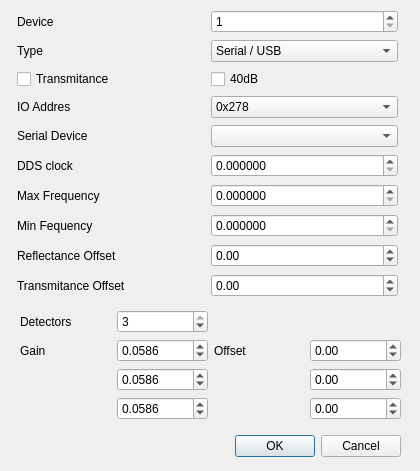
<?xml version="1.0" encoding="UTF-8"?>
<ui version="4.0">
 <class>SettingsDialog</class>
 <widget class="QDialog" name="SettingsDialog">
  <property name="geometry">
   <rect>
    <x>0</x>
    <y>0</y>
    <width>420</width>
    <height>471</height>
   </rect>
  </property>
  <property name="windowTitle">
   <string>Settings</string>
  </property>
  <widget class="QDialogButtonBox" name="buttonBox">
   <property name="geometry">
    <rect>
     <x>60</x>
     <y>430</y>
     <width>341</width>
     <height>32</height>
    </rect>
   </property>
   <property name="orientation">
    <enum>Qt::Horizontal</enum>
   </property>
   <property name="standardButtons">
    <set>QDialogButtonBox::Cancel|QDialogButtonBox::Ok</set>
   </property>
  </widget>
  <widget class="QWidget" name="gridLayoutWidget">
   <property name="geometry">
    <rect>
     <x>17</x>
     <y>9</y>
     <width>381</width>
     <height>291</height>
    </rect>
   </property>
   <layout class="QGridLayout" name="gridLayout">
    <item row="0" column="1">
     <widget class="QSpinBox" name="DeviceSpinBox">
      <property name="minimum">
       <number>1</number>
      </property>
      <property name="value">
       <number>1</number>
      </property>
     </widget>
    </item>
    <item row="6" column="0">
     <widget class="QLabel" name="MaxFrequencyLabel">
      <property name="text">
       <string>Max Frequency</string>
      </property>
     </widget>
    </item>
    <item row="7" column="0">
     <widget class="QLabel" name="MinFrequencyLabel">
      <property name="text">
       <string>Min Fequency</string>
      </property>
     </widget>
    </item>
    <item row="5" column="1">
     <widget class="QDoubleSpinBox" name="DDSclockDoubleSpinBox">
      <property name="decimals">
       <number>6</number>
      </property>
      <property name="maximum">
       <double>1500.000000000000000</double>
      </property>
     </widget>
    </item>
    <item row="6" column="1">
     <widget class="QDoubleSpinBox" name="MaxFrequencyDoubleSpinBox">
      <property name="decimals">
       <number>6</number>
      </property>
      <property name="maximum">
       <double>500.000000000000000</double>
      </property>
     </widget>
    </item>
    <item row="7" column="1">
     <widget class="QDoubleSpinBox" name="MinFrequencyDoubleSpinBox">
      <property name="decimals">
       <number>6</number>
      </property>
      <property name="maximum">
       <double>500.000000000000000</double>
      </property>
     </widget>
    </item>
    <item row="2" column="0">
     <widget class="QCheckBox" name="TransmitanceCheckBox">
      <property name="text">
       <string>Transmitance</string>
      </property>
     </widget>
    </item>
    <item row="1" column="1">
     <widget class="QComboBox" name="TypeComboBox">
      <item>
       <property name="text">
        <string>Serial / USB</string>
       </property>
      </item>
      <item>
       <property name="text">
        <string>VNA   180MHz (parallel port)</string>
       </property>
      </item>
      <item>
       <property name="text">
        <string>VNA2 400MHz (parallel port)</string>
       </property>
      </item>
      <item>
       <property name="text">
        <string>Test</string>
       </property>
      </item>
     </widget>
    </item>
    <item row="1" column="0">
     <widget class="QLabel" name="TypeLabel">
      <property name="text">
       <string>Type</string>
      </property>
     </widget>
    </item>
    <item row="3" column="0">
     <widget class="QLabel" name="PortLabel">
      <property name="text">
       <string>IO Addres</string>
      </property>
     </widget>
    </item>
    <item row="5" column="0">
     <widget class="QLabel" name="DDSclockLabel">
      <property name="text">
       <string>DDS clock</string>
      </property>
     </widget>
    </item>
    <item row="2" column="1">
     <widget class="QCheckBox" name="DRCheckBox">
      <property name="text">
       <string>40dB</string>
      </property>
     </widget>
    </item>
    <item row="4" column="1">
     <widget class="QComboBox" name="SerialComboBox"/>
    </item>
    <item row="4" column="0">
     <widget class="QLabel" name="SerialLabel">
      <property name="text">
       <string>Serial Device</string>
      </property>
     </widget>
    </item>
    <item row="3" column="1">
     <widget class="QComboBox" name="PortComboBox">
      <item>
       <property name="text">
        <string>0x278</string>
       </property>
      </item>
      <item>
       <property name="text">
        <string>0x378</string>
       </property>
      </item>
      <item>
       <property name="text">
        <string>0x3BC</string>
       </property>
      </item>
     </widget>
    </item>
    <item row="0" column="0">
     <widget class="QLabel" name="DeviceLabel">
      <property name="text">
       <string>Device</string>
      </property>
     </widget>
    </item>
    <item row="9" column="1">
     <widget class="QDoubleSpinBox" name="TransmitanceOffsetDoubleSpinBox">
      <property name="minimum">
       <double>-60.000000000000000</double>
      </property>
      <property name="maximum">
       <double>60.000000000000000</double>
      </property>
      <property name="singleStep">
       <double>0.100000000000000</double>
      </property>
     </widget>
    </item>
    <item row="9" column="0">
     <widget class="QLabel" name="TransmitanceOffsetLabel">
      <property name="text">
       <string>Transmitance Offset</string>
      </property>
     </widget>
    </item>
    <item row="8" column="0">
     <widget class="QLabel" name="ReflectanceOffsetLabel">
      <property name="text">
       <string>Reflectance Offset</string>
      </property>
     </widget>
    </item>
    <item row="8" column="1">
     <widget class="QDoubleSpinBox" name="ReflectanceOffsetDoubleSpinBox">
      <property name="minimum">
       <double>-30.000000000000000</double>
      </property>
      <property name="maximum">
       <double>30.000000000000000</double>
      </property>
      <property name="singleStep">
       <double>0.100000000000000</double>
      </property>
     </widget>
    </item>
   </layout>
  </widget>
  <widget class="QWidget" name="gridLayoutWidget_2">
   <property name="geometry">
    <rect>
     <x>20</x>
     <y>310</y>
     <width>381</width>
     <height>111</height>
    </rect>
   </property>
   <layout class="QGridLayout" name="gridLayout_2">
    <item row="1" column="1">
     <widget class="QDoubleSpinBox" name="Det1GainDoubleSpinBox">
      <property name="decimals">
       <number>4</number>
      </property>
      <property name="maximum">
       <double>0.999000000000000</double>
      </property>
      <property name="singleStep">
       <double>0.001000000000000</double>
      </property>
      <property name="value">
       <double>0.058600000000000</double>
      </property>
     </widget>
    </item>
    <item row="0" column="0">
     <widget class="QLabel" name="DetectorsLabel">
      <property name="text">
       <string>Detectors</string>
      </property>
     </widget>
    </item>
    <item row="1" column="2">
     <widget class="QLabel" name="OffsetLabel">
      <property name="text">
       <string>Offset</string>
      </property>
     </widget>
    </item>
    <item row="0" column="1">
     <widget class="QSpinBox" name="DetectorsSpinBox">
      <property name="maximum">
       <number>3</number>
      </property>
      <property name="value">
       <number>3</number>
      </property>
     </widget>
    </item>
    <item row="1" column="0">
     <widget class="QLabel" name="GainLabel">
      <property name="text">
       <string>Gain</string>
      </property>
     </widget>
    </item>
    <item row="3" column="1">
     <widget class="QDoubleSpinBox" name="Det3GainDoubleSpinBox">
      <property name="decimals">
       <number>4</number>
      </property>
      <property name="maximum">
       <double>0.999900000000000</double>
      </property>
      <property name="singleStep">
       <double>0.001000000000000</double>
      </property>
      <property name="value">
       <double>0.058600000000000</double>
      </property>
     </widget>
    </item>
    <item row="2" column="1">
     <widget class="QDoubleSpinBox" name="Det2GainDoubleSpinBox">
      <property name="decimals">
       <number>4</number>
      </property>
      <property name="maximum">
       <double>0.999900000000000</double>
      </property>
      <property name="singleStep">
       <double>0.001000000000000</double>
      </property>
      <property name="value">
       <double>0.058600000000000</double>
      </property>
     </widget>
    </item>
    <item row="1" column="3">
     <widget class="QDoubleSpinBox" name="Det1OffsetDoubleSpinBox">
      <property name="minimum">
       <double>-99.989999999999995</double>
      </property>
     </widget>
    </item>
    <item row="2" column="3">
     <widget class="QDoubleSpinBox" name="Det2OffsetDoubleSpinBox">
      <property name="minimum">
       <double>-99.989999999999995</double>
      </property>
     </widget>
    </item>
    <item row="3" column="3">
     <widget class="QDoubleSpinBox" name="Det3OffsetDoubleSpinBox">
      <property name="minimum">
       <double>-99.989999999999995</double>
      </property>
     </widget>
    </item>
   </layout>
  </widget>
 </widget>
 <resources/>
 <connections>
  <connection>
   <sender>buttonBox</sender>
   <signal>accepted()</signal>
   <receiver>SettingsDialog</receiver>
   <slot>accept()</slot>
   <hints>
    <hint type="sourcelabel">
     <x>248</x>
     <y>254</y>
    </hint>
    <hint type="destinationlabel">
     <x>157</x>
     <y>274</y>
    </hint>
   </hints>
  </connection>
  <connection>
   <sender>buttonBox</sender>
   <signal>rejected()</signal>
   <receiver>SettingsDialog</receiver>
   <slot>reject()</slot>
   <hints>
    <hint type="sourcelabel">
     <x>316</x>
     <y>260</y>
    </hint>
    <hint type="destinationlabel">
     <x>286</x>
     <y>274</y>
    </hint>
   </hints>
  </connection>
 </connections>
</ui>
